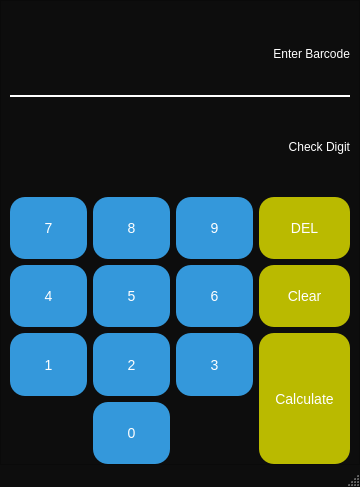
<?xml version="1.0" encoding="UTF-8"?>
<ui version="4.0">
 <class>MainWindow</class>
 <widget class="QMainWindow" name="MainWindow">
  <property name="enabled">
   <bool>true</bool>
  </property>
  <property name="geometry">
   <rect>
    <x>0</x>
    <y>0</y>
    <width>360</width>
    <height>487</height>
   </rect>
  </property>
  <property name="sizePolicy">
   <sizepolicy hsizetype="Preferred" vsizetype="Preferred">
    <horstretch>0</horstretch>
    <verstretch>0</verstretch>
   </sizepolicy>
  </property>
  <property name="windowTitle">
   <string>MainWindow</string>
  </property>
  <property name="styleSheet">
   <string notr="true">QMainWindow, QFrame, QLabel{
	background-color: rgb(13, 13, 13);
}

QPushButton {
    background-color: #3498db;
    color: #ffffff;         
    font-size: 14px;        
    padding: 8px 16px;        
    border: none;          
    border-radius: 15px;     
}

QPushButton:hover {
	background-color: #2980b9;
}

QPushButton:pressed {
    background-color: #1c6ea4;
}</string>
  </property>
  <property name="tabShape">
   <enum>QTabWidget::Rounded</enum>
  </property>
  <widget class="QWidget" name="centralwidget">
   <layout class="QVBoxLayout" name="verticalLayout">
    <property name="spacing">
     <number>0</number>
    </property>
    <property name="leftMargin">
     <number>0</number>
    </property>
    <property name="topMargin">
     <number>0</number>
    </property>
    <property name="rightMargin">
     <number>0</number>
    </property>
    <property name="bottomMargin">
     <number>0</number>
    </property>
    <item>
     <widget class="QFrame" name="frame">
      <property name="frameShape">
       <enum>QFrame::StyledPanel</enum>
      </property>
      <property name="frameShadow">
       <enum>QFrame::Raised</enum>
      </property>
      <layout class="QVBoxLayout" name="verticalLayout_2">
       <property name="bottomMargin">
        <number>0</number>
       </property>
       <item>
        <layout class="QGridLayout" name="gridLayout">
         <property name="leftMargin">
          <number>0</number>
         </property>
         <item row="2" column="2">
          <widget class="QPushButton" name="Push_9">
           <property name="sizePolicy">
            <sizepolicy hsizetype="Minimum" vsizetype="Preferred">
             <horstretch>0</horstretch>
             <verstretch>10</verstretch>
            </sizepolicy>
           </property>
           <property name="text">
            <string>9</string>
           </property>
           <property name="shortcut">
            <string>9</string>
           </property>
          </widget>
         </item>
         <item row="2" column="3">
          <widget class="QPushButton" name="Push_Del">
           <property name="sizePolicy">
            <sizepolicy hsizetype="Minimum" vsizetype="Preferred">
             <horstretch>0</horstretch>
             <verstretch>10</verstretch>
            </sizepolicy>
           </property>
           <property name="styleSheet">
            <string notr="true">QPushButton {
	background-color: rgb(186, 186, 0);
    color: #ffffff;         
    font-size: 14px;        
    padding: 8px 16px;        
    border: none;          
    border-radius: 15px;     
}

QPushButton:hover {
	
	background-color: rgb(149, 149, 0);
}

QPushButton:pressed {
    
	background-color: rgb(172, 172, 0);
}</string>
           </property>
           <property name="text">
            <string>DEL</string>
           </property>
           <property name="shortcut">
            <string>Backspace</string>
           </property>
          </widget>
         </item>
         <item row="4" column="2">
          <widget class="QPushButton" name="Push_6">
           <property name="sizePolicy">
            <sizepolicy hsizetype="Minimum" vsizetype="Preferred">
             <horstretch>0</horstretch>
             <verstretch>10</verstretch>
            </sizepolicy>
           </property>
           <property name="text">
            <string>6</string>
           </property>
           <property name="shortcut">
            <string>6</string>
           </property>
          </widget>
         </item>
         <item row="1" column="0" colspan="4">
          <widget class="QLabel" name="Label_Show_CheckDigit">
           <property name="sizePolicy">
            <sizepolicy hsizetype="Preferred" vsizetype="Preferred">
             <horstretch>0</horstretch>
             <verstretch>14</verstretch>
            </sizepolicy>
           </property>
           <property name="styleSheet">
            <string notr="true">font: 700 28pt &quot;Segoe UI&quot;;
color: rgb(255, 255, 255)</string>
           </property>
           <property name="text">
            <string>Check Digit</string>
           </property>
           <property name="alignment">
            <set>Qt::AlignRight|Qt::AlignTrailing|Qt::AlignVCenter</set>
           </property>
          </widget>
         </item>
         <item row="2" column="0">
          <widget class="QPushButton" name="Push_7">
           <property name="sizePolicy">
            <sizepolicy hsizetype="Minimum" vsizetype="Preferred">
             <horstretch>0</horstretch>
             <verstretch>10</verstretch>
            </sizepolicy>
           </property>
           <property name="text">
            <string>7</string>
           </property>
           <property name="shortcut">
            <string>7</string>
           </property>
          </widget>
         </item>
         <item row="2" column="1">
          <widget class="QPushButton" name="Push_8">
           <property name="sizePolicy">
            <sizepolicy hsizetype="Minimum" vsizetype="Preferred">
             <horstretch>0</horstretch>
             <verstretch>10</verstretch>
            </sizepolicy>
           </property>
           <property name="text">
            <string>8</string>
           </property>
           <property name="shortcut">
            <string>8</string>
           </property>
          </widget>
         </item>
         <item row="0" column="0" colspan="4">
          <widget class="QLabel" name="Label_Enter_Barcode">
           <property name="sizePolicy">
            <sizepolicy hsizetype="Preferred" vsizetype="Preferred">
             <horstretch>0</horstretch>
             <verstretch>14</verstretch>
            </sizepolicy>
           </property>
           <property name="styleSheet">
            <string notr="true">font: 700 28pt &quot;Segoe UI&quot;;
color: rgb(255, 255, 255);
border-bottom: 2px solid #ffffff;</string>
           </property>
           <property name="text">
            <string>Enter Barcode</string>
           </property>
           <property name="textFormat">
            <enum>Qt::PlainText</enum>
           </property>
           <property name="alignment">
            <set>Qt::AlignRight|Qt::AlignTrailing|Qt::AlignVCenter</set>
           </property>
           <property name="wordWrap">
            <bool>false</bool>
           </property>
           <property name="margin">
            <number>6</number>
           </property>
          </widget>
         </item>
         <item row="6" column="1">
          <widget class="QPushButton" name="Push_0">
           <property name="sizePolicy">
            <sizepolicy hsizetype="Minimum" vsizetype="Preferred">
             <horstretch>0</horstretch>
             <verstretch>10</verstretch>
            </sizepolicy>
           </property>
           <property name="text">
            <string>0</string>
           </property>
           <property name="shortcut">
            <string>0</string>
           </property>
          </widget>
         </item>
         <item row="5" column="2">
          <widget class="QPushButton" name="Push_3">
           <property name="sizePolicy">
            <sizepolicy hsizetype="Minimum" vsizetype="Preferred">
             <horstretch>0</horstretch>
             <verstretch>10</verstretch>
            </sizepolicy>
           </property>
           <property name="text">
            <string>3</string>
           </property>
           <property name="shortcut">
            <string>3</string>
           </property>
          </widget>
         </item>
         <item row="5" column="1">
          <widget class="QPushButton" name="Push_2">
           <property name="sizePolicy">
            <sizepolicy hsizetype="Minimum" vsizetype="Preferred">
             <horstretch>0</horstretch>
             <verstretch>10</verstretch>
            </sizepolicy>
           </property>
           <property name="text">
            <string>2</string>
           </property>
           <property name="shortcut">
            <string>2</string>
           </property>
          </widget>
         </item>
         <item row="4" column="0">
          <widget class="QPushButton" name="Push_4">
           <property name="sizePolicy">
            <sizepolicy hsizetype="Minimum" vsizetype="Preferred">
             <horstretch>0</horstretch>
             <verstretch>10</verstretch>
            </sizepolicy>
           </property>
           <property name="text">
            <string>4</string>
           </property>
           <property name="shortcut">
            <string>4</string>
           </property>
          </widget>
         </item>
         <item row="4" column="1">
          <widget class="QPushButton" name="Push_5">
           <property name="sizePolicy">
            <sizepolicy hsizetype="Minimum" vsizetype="Preferred">
             <horstretch>0</horstretch>
             <verstretch>10</verstretch>
            </sizepolicy>
           </property>
           <property name="text">
            <string>5</string>
           </property>
           <property name="shortcut">
            <string>5</string>
           </property>
          </widget>
         </item>
         <item row="5" column="0">
          <widget class="QPushButton" name="Push_1">
           <property name="sizePolicy">
            <sizepolicy hsizetype="Minimum" vsizetype="Preferred">
             <horstretch>0</horstretch>
             <verstretch>10</verstretch>
            </sizepolicy>
           </property>
           <property name="text">
            <string>1</string>
           </property>
           <property name="shortcut">
            <string>1</string>
           </property>
          </widget>
         </item>
         <item row="5" column="3" rowspan="2">
          <widget class="QPushButton" name="Push_Submit">
           <property name="sizePolicy">
            <sizepolicy hsizetype="Minimum" vsizetype="Preferred">
             <horstretch>0</horstretch>
             <verstretch>10</verstretch>
            </sizepolicy>
           </property>
           <property name="styleSheet">
            <string notr="true">QPushButton {
	background-color: rgb(186, 186, 0);
    color: #ffffff;         
    font-size: 14px;        
    padding: 8px 16px;        
    border: none;          
    border-radius: 15px;     
}

QPushButton:hover {
	
	background-color: rgb(149, 149, 0);
}

QPushButton:pressed {
    
	background-color: rgb(172, 172, 0);
}</string>
           </property>
           <property name="text">
            <string>Calculate</string>
           </property>
           <property name="shortcut">
            <string>Return</string>
           </property>
          </widget>
         </item>
         <item row="4" column="3">
          <widget class="QPushButton" name="Push_Clear">
           <property name="sizePolicy">
            <sizepolicy hsizetype="Minimum" vsizetype="Preferred">
             <horstretch>0</horstretch>
             <verstretch>10</verstretch>
            </sizepolicy>
           </property>
           <property name="styleSheet">
            <string notr="true">QPushButton {
	background-color: rgb(186, 186, 0);
    color: #ffffff;         
    font-size: 14px;        
    padding: 8px 16px;        
    border: none;          
    border-radius: 15px;     
}

QPushButton:hover {
	
	background-color: rgb(149, 149, 0);
}

QPushButton:pressed {
    
	background-color: rgb(172, 172, 0);
}</string>
           </property>
           <property name="text">
            <string>Clear</string>
           </property>
          </widget>
         </item>
        </layout>
       </item>
      </layout>
     </widget>
    </item>
   </layout>
  </widget>
  <widget class="QStatusBar" name="statusbar"/>
 </widget>
 <resources/>
 <connections/>
</ui>
